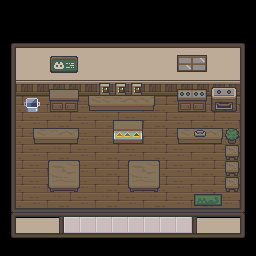

Below is a game level as drawn by its tile map, then a one-line description and the .tmx that defines it (tile-layer data replaced by summaries):
An orthogonal 16x16 tile map with 16x16 px tiles, 10 tile layers (Background, Wall Decor, Machines and Furniture, Front, ...), 31 hidden layers not drawn, 5 tilesets and 8 objects.

<map version="1.10" tiledversion="1.11.2" orientation="orthogonal" renderorder="right-down" width="16" height="16" tilewidth="16" tileheight="16" infinite="0" nextlayerid="102" nextobjectid="31">
 <tileset firstgid="1" source="neko-cafe-tilemap.tsx" />
 <tileset firstgid="61" source="neko-cafe-furnitures.tsx" />
 <tileset firstgid="181" source="trashbin.tsx" />
 <tileset firstgid="2331" source="option-boxes.tsx" />
 <tileset firstgid="3755" source="food-and-beverages.tsx" />
 <layer id="1" name="Background" width="16" height="16" locked="1">
  <data>[256 cells, 192 non-empty, 20 distinct tile ids]</data>
 </layer>
 <layer id="4" name="Wall Decor" width="16" height="16" locked="1" offsetx="0" offsety="4.33333">
  <data>[256 cells, 8 non-empty, 8 distinct tile ids]</data>
 </layer>
 <layer id="50" name="Machines and Furniture" width="16" height="16">
  <data>[256 cells, 40 non-empty, 29 distinct tile ids]</data>
 </layer>
 <layer id="88" name="Front" width="16" height="16" locked="1">
  <data>[256 cells, 2 non-empty, 2 distinct tile ids]</data>
 </layer>
 <objectgroup id="99" name="Seats">
  <object id="12" gid="114" x="31.9666" y="175.665" width="16" height="16">
   <properties>
    <property name="Seat" type="int" value="1" />
    <property name="orderpositionx" type="float" value="-70" />
    <property name="orderpositiony" type="float" value="-70" />
   </properties>
  </object>
  <object id="13" gid="114" x="32.2916" y="192.236" width="16" height="16">
   <properties>
    <property name="Seat" type="int" value="2" />
    <property name="orderpositionx" type="float" value="-70" />
    <property name="orderpositiony" type="float" value="-70" />
   </properties>
  </object>
  <object id="14" gid="114" x="79.7317" y="175.99" width="16" height="16">
   <properties>
    <property name="Seat" type="int" value="3" />
    <property name="orderpositionx" type="float" value="-70" />
    <property name="orderpositiony" type="float" value="-70" />
   </properties>
  </object>
  <object id="15" gid="114" x="79.7317" y="191.912" width="16" height="16">
   <properties>
    <property name="Seat" type="int" value="4" />
    <property name="orderpositionx" type="float" value="-70" />
    <property name="orderpositiony" type="float" value="-70" />
   </properties>
  </object>
  <object id="16" gid="114" x="112.225" y="175.99" width="16" height="16">
   <properties>
    <property name="Seat" type="int" value="6" />
    <property name="orderpositionx" type="float" value="-70" />
    <property name="orderpositiony" type="float" value="-70" />
   </properties>
  </object>
  <object id="17" gid="114" x="112.225" y="191.587" width="16" height="16">
   <properties>
    <property name="Seat" type="int" value="5" />
    <property name="orderpositionx" type="float" value="-70" />
    <property name="orderpositiony" type="float" value="-70" />
   </properties>
  </object>
  <object id="18" gid="114" x="159.665" y="175.665" width="16" height="16">
   <properties>
    <property name="Seat" type="int" value="7" />
    <property name="orderpositionx" type="float" value="-70" />
    <property name="orderpositiony" type="float" value="-70" />
   </properties>
  </object>
  <object id="19" gid="114" x="159.99" y="191.912" width="16" height="16">
   <properties>
    <property name="Seat" type="int" value="8" />
    <property name="orderpositionx" type="float" value="-70" />
    <property name="orderpositiony" type="float" value="-70" />
   </properties>
  </object>
 </objectgroup>
 <layer id="70" name="cleaner machine display 2" width="16" height="16" locked="1" offsetx="-9" offsety="0">
  <data>[256 cells, 2 non-empty, 2 distinct tile ids]</data>
 </layer>
 <layer id="71" name="cleaner machine display 1" width="16" height="16" locked="1" offsetx="12" offsety="0">
  <data>[256 cells, 2 non-empty, 2 distinct tile ids]</data>
 </layer>
 <layer id="78" name="Cooked Produce Display Box Red 1" width="16" height="16" visible="0" locked="1" tintcolor="#c84b4b" offsetx="-7.5" offsety="3.88889">
  <data>[256 cells, 1 non-empty, 1 distinct tile ids]</data>
 </layer>
 <layer id="74" name="Cooked Produce Display Box Yellow 1" width="16" height="16" visible="0" locked="1" tintcolor="#e7ce15" offsetx="-7.5" offsety="3.88889">
  <data>[256 cells, 1 non-empty, 1 distinct tile ids]</data>
 </layer>
 <layer id="79" name="Cooked Produce Display Box Green 1" width="16" height="16" visible="0" locked="1" tintcolor="#48d86a" offsetx="-7.5" offsety="3.88889">
  <data>[256 cells, 1 non-empty, 1 distinct tile ids]</data>
 </layer>
 <layer id="91" name="Cooked Produce Display Box Red 2" width="16" height="16" visible="0" locked="1" tintcolor="#c84b4b" offsetx="-7.5" offsety="3.88889">
  <data>[256 cells, 1 non-empty, 1 distinct tile ids]</data>
 </layer>
 <layer id="90" name="Cooked Produce Display Box Yellow 2" width="16" height="16" visible="0" locked="1" tintcolor="#e7ce15" offsetx="-7.5" offsety="3.88889">
  <data>[256 cells, 1 non-empty, 1 distinct tile ids]</data>
 </layer>
 <layer id="89" name="Cooked Produce Display Box Green 2" width="16" height="16" visible="0" locked="1" tintcolor="#48d86a" offsetx="-7.5" offsety="3.88889">
  <data>[256 cells, 1 non-empty, 1 distinct tile ids]</data>
 </layer>
 <layer id="73" name="Pastry Produce Display Box Red 1" width="16" height="16" visible="0" locked="1" tintcolor="#c84b4b" offsetx="7.77778" offsety="6.94444">
  <data>[256 cells, 1 non-empty, 1 distinct tile ids]</data>
 </layer>
 <layer id="85" name="Pastry Produce Display Box Yellow 1" width="16" height="16" visible="0" locked="1" tintcolor="#e7ce15" offsetx="7.77778" offsety="6.94444">
  <data>[256 cells, 1 non-empty, 1 distinct tile ids]</data>
 </layer>
 <layer id="84" name="Pastry Produce Display Box Green 1" width="16" height="16" visible="0" locked="1" tintcolor="#48d86a" offsetx="7.77778" offsety="6.94444">
  <data>[256 cells, 1 non-empty, 1 distinct tile ids]</data>
 </layer>
 <layer id="72" name="Coffee Produce Display Box Red 1" width="16" height="16" visible="0" locked="1" tintcolor="#c84b4b">
  <data>[256 cells, 1 non-empty, 1 distinct tile ids]</data>
 </layer>
 <layer id="87" name="Coffee Produce Display Box Yellow 1" width="16" height="16" visible="0" locked="1" tintcolor="#e7ce15">
  <data>[256 cells, 1 non-empty, 1 distinct tile ids]</data>
 </layer>
 <layer id="86" name="Coffee Produce Display Box Green 1" width="16" height="16" visible="0" locked="1" tintcolor="#48d86a">
  <data>[256 cells, 1 non-empty, 1 distinct tile ids]</data>
 </layer>
 <layer id="94" name="Coffee Produce Display Box Red 2" width="16" height="16" visible="0" locked="1" tintcolor="#c84b4b">
  <data>[256 cells, 1 non-empty, 1 distinct tile ids]</data>
 </layer>
 <layer id="93" name="Coffee Produce Display Box Yellow 2" width="16" height="16" visible="0" locked="1" tintcolor="#e7ce15">
  <data>[256 cells, 1 non-empty, 1 distinct tile ids]</data>
 </layer>
 <layer id="92" name="Coffee Produce Display Box Green 2" width="16" height="16" visible="0" locked="1" tintcolor="#48d86a">
  <data>[256 cells, 1 non-empty, 1 distinct tile ids]</data>
 </layer>
 <layer id="97" name="Coffee Produce Display Box Red 3" width="16" height="16" visible="0" locked="1" tintcolor="#c84b4b">
  <data>[256 cells, 1 non-empty, 1 distinct tile ids]</data>
 </layer>
 <layer id="96" name="Coffee Produce Display Box Yellow 3" width="16" height="16" visible="0" locked="1" tintcolor="#e7ce15">
  <data>[256 cells, 1 non-empty, 1 distinct tile ids]</data>
 </layer>
 <layer id="95" name="Coffee Produce Display Box Green 3" width="16" height="16" visible="0" locked="1" tintcolor="#48d86a">
  <data>[256 cells, 1 non-empty, 1 distinct tile ids]</data>
 </layer>
 <layer id="77" name="Cooked Produce Display" width="16" height="16" visible="0" locked="1" offsetx="-7.5" offsety="3.88889">
  <data>[256 cells, 3 non-empty, 3 distinct tile ids]</data>
 </layer>
 <layer id="75" name="Coffee Produce Display" width="16" height="16" visible="0" locked="1">
  <data>[256 cells, 3 non-empty, 3 distinct tile ids]</data>
 </layer>
 <layer id="76" name="Pastry Produce Display" width="16" height="16" visible="0" locked="1" offsetx="7.77778" offsety="6.94444">
  <data>[256 cells, 4 non-empty, 4 distinct tile ids]</data>
 </layer>
 <layer id="65" name="Coffee Choices Box" width="16" height="16" visible="0" locked="1" tintcolor="#bd9870">
  <data>[256 cells, 3 non-empty, 1 distinct tile ids]</data>
 </layer>
 <layer id="64" name="Coffee Choices Hover Box" width="16" height="16" visible="0" locked="1" tintcolor="#786147">
  <data>[256 cells, 3 non-empty, 1 distinct tile ids]</data>
 </layer>
 <layer id="63" name="Coffee Choices" width="16" height="16" visible="0" locked="1">
  <data>[256 cells, 3 non-empty, 3 distinct tile ids]</data>
 </layer>
 <layer id="58" name="Pastry Choices Box" width="16" height="16" visible="0" locked="1" tintcolor="#bd9870">
  <data>[256 cells, 4 non-empty, 1 distinct tile ids]</data>
 </layer>
 <layer id="60" name="Pastry Choices Hover Box" width="16" height="16" visible="0" locked="1" tintcolor="#786147">
  <data>[256 cells, 4 non-empty, 1 distinct tile ids]</data>
 </layer>
 <layer id="59" name="Pastry Choices" width="16" height="16" visible="0" locked="1">
  <data>[256 cells, 4 non-empty, 4 distinct tile ids]</data>
 </layer>
 <layer id="69" name="Cooked Choices Box" width="16" height="16" visible="0" locked="1" tintcolor="#bd9870">
  <data>[256 cells, 3 non-empty, 1 distinct tile ids]</data>
 </layer>
 <layer id="68" name="Cooked Choices Hover Box" width="16" height="16" visible="0" locked="1" tintcolor="#786147">
  <data>[256 cells, 3 non-empty, 1 distinct tile ids]</data>
 </layer>
 <layer id="67" name="Cooked Choices" width="16" height="16" visible="0" locked="1">
  <data>[256 cells, 3 non-empty, 3 distinct tile ids]</data>
 </layer>
 <layer id="52" name="Trashbin" width="16" height="16" locked="1" tintcolor="#b4b4b4">
  <data>[256 cells, 2 non-empty, 2 distinct tile ids]</data>
 </layer>
 <layer id="54" name="Register" width="16" height="16" locked="1">
  <data>[256 cells, 1 non-empty, 1 distinct tile ids]</data>
 </layer>
 <layer id="46" name="Collision" width="16" height="16" visible="0">
  <properties>
   <property name="collidable" type="bool" value="true" />
  </properties>
  <data>[256 cells, 89 non-empty, 2 distinct tile ids]</data>
 </layer>
 <layer id="101" name="Day and Earnings" width="16" height="16" offsetx="0" offsety="-6.98991">
  <data>[256 cells, 6 non-empty, 1 distinct tile ids]</data>
 </layer>
 <layer id="98" name="Inventory" width="16" height="16" offsetx="0" offsety="-7">
  <data>[256 cells, 44 non-empty, 10 distinct tile ids]</data>
 </layer>
</map>
